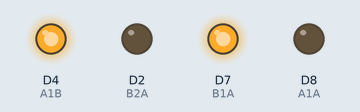
Simulated run of this sketch. Board: ESP8266 (NodeMCU). Shown: output pins drawn as LEDs (lit = HIGH).

Above: at 1.0 s.
At 3.0 s:
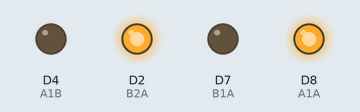
Timing chart, 0 to 5.2 s (numbered marks = the images above):
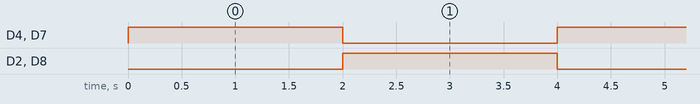

The sketch:

motor-movement-tester.ino
```cpp
/******************************************************************************
 * Motors Movement Tester
 *
 * Move motors forward for 2 seconds, then backward for 2 seconds, repeatedly
 * Uses prederminated pin values
 ******************************************************************************/

const int A1A = D8;
const int A1B = D4;
const int B1A = D7;
const int B2A = D2;

void setup()
{
  pinMode(A1A, OUTPUT);
  pinMode(A1B, OUTPUT);

  pinMode(B1A, OUTPUT);
  pinMode(B2A, OUTPUT);
}

void loop()
{
  _moveForward();
  delay(2000);
  _moveBackward();
  delay(2000);
}

void _moveForward()
{
  digitalWrite(A1A, LOW);
  digitalWrite(A1B, HIGH);
  digitalWrite(B1A, HIGH);
  digitalWrite(B2A, LOW);
}

void _moveBackward()
{
  digitalWrite(A1A, HIGH);
  digitalWrite(A1B, LOW);
  digitalWrite(B1A, LOW);
  digitalWrite(B2A, HIGH);
}
```

Measured:
- by itself, D4 (A1B), D2 (B2A), D7 (B1A), D8 (A1A): alternates HIGH for 2.0 s and LOW for 2.0 s
